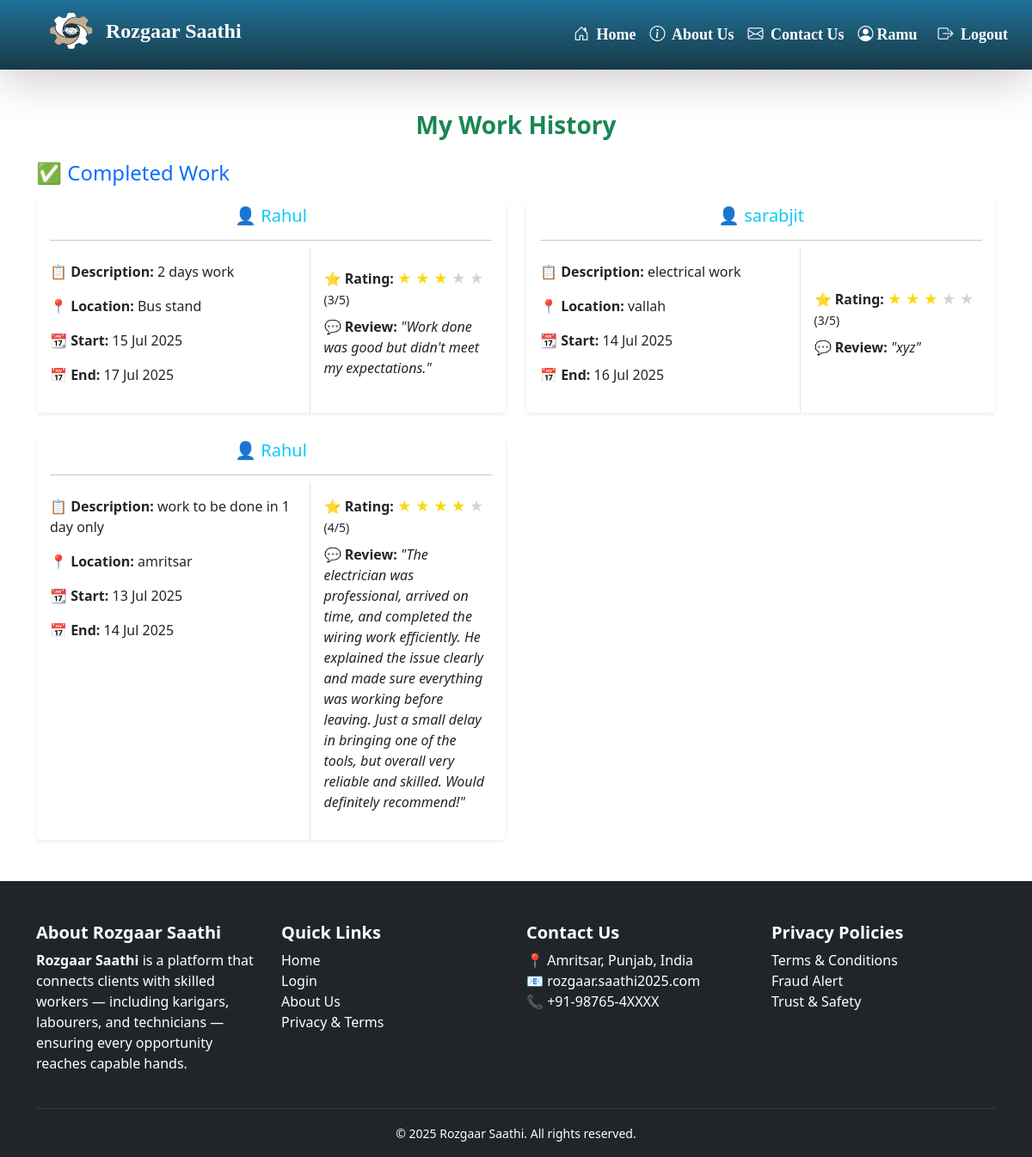
Screenshot of /hunarbaaz/work-history/ (signed in) with the database file from the repository.
### client/models.py (models this page shows, shortened)
class PostRequest(models.Model):
    client = models.ForeignKey(User, on_delete=models.CASCADE, related_name='sent_requests')
    hunarbaaz = models.ForeignKey('hunarbaaz.Hunarbaaz', on_delete=models.CASCADE, related_name='received_requests')
    job_description = models.TextField()
    location = models.CharField(max_length=100)
    start_date = models.DateField(help_text="Start date of the job",null=False,blank=True)
    end_date = models.DateField(help_text="Expected completion date",null=False,blank=True)
    JOB_TYPE_CHOICES = [
        ('residential', 'Residential'),
        ('commercial', 'Commercial'),
    ]
    job_type = models.CharField(max_length=20,choices=JOB_TYPE_CHOICES,default='residential',help_text="Type of job location")
    working_hours = models.PositiveIntegerField(
        null=True,
        blank=True,
        help_text="Estimated total working hours for this job"
    )
    is_accepted = models.BooleanField(null=True, blank=True)  # None = Pending, True = Accepted, False = Rejected
    is_completed = models.BooleanField(default=False)
    is_cancelled = models.BooleanField(default=False, help_text="Whether the client has cancelled the request")
    created_at = models.DateTimeField(auto_now_add=True)
    rating = models.IntegerField(
    validators=[MinValueValidator(1), MaxValueValidator(5)],
    null=True,
    blank=True,
    help_text="Client rating after completion (1 to 5)"
)
    review = models.TextField(null=True, blank=True, help_text="Optional client feedback")

### hunarbaaz/views.py (the view)
# urls.py: path('work-history/', views.work_history, name='work_history'),
@login_required
def work_history(request):
    profile = get_object_or_404(Hunarbaaz, user=request.user)
    completed_jobs = PostRequest.objects.filter(
        hunarbaaz=profile,
        is_completed=True
    ).order_by('-end_date', '-created_at')
    cancelled_jobs = PostRequest.objects.filter(
        hunarbaaz=profile,
        is_cancelled=True
    ).order_by('-end_date', '-created_at')
    return render(request, 'hunarbaaz/work_history.html', {
        'completed_jobs': completed_jobs,
        'cancelled_jobs': cancelled_jobs
    })

### hunarbaaz/templates/hunarbaaz/work_history.html (shortened to what this page needs)
{% extends 'base/base.html' %}
{% block content %}
  <div class="container mt-5 mb-5">
    <h3 class="text-center text-success mb-4">
      {% if user.clientprofile %}
        <b>Work History of {{ user.hunarbaaz.full_name }}</b>
      {% elif user.hunarbaaz %}
        <b>My Work History</b>
      {% else %}
        {{ user.username }}
      {% endif %}
    </h3>
    {% if completed_jobs %}
      <h4 class="text-primary mb-3">✅ Completed Work</h4>
      <div class="row g-4">
        {% for job in completed_jobs %}
          <div class="col-md-6">
            <div class="card shadow-sm border-0">
              <div class="card-header bg-white border-bottom-0">
                <h5 class="text-info text-center mb-1">👤 {{ job.client.username }}</h5>
                <hr class="mb-0" />
              </div>
              <div class="row g-0 align-items-stretch">
                <div class="col-7 border-end">
                  <div class="card-body">
                    <p>
                      <strong>📋 Description:</strong> {{ job.job_description }}
                    </p>
                    <p>
                      <strong>📍 Location:</strong> {{ job.location }}
                    </p>
                    <p>
                      <strong>📆 Start:</strong> {{ job.start_date|date:'d M Y' }}
                    </p>
                    <p>
                      <strong>📅 End:</strong> {{ job.end_date|date:'d M Y' }}
                    </p>
                  </div>
                </div>
                <div class="col-5 d-flex align-items-center">
                  <div class="card-body">
                    {% if job.rating %}
                      <p class="mb-1">
                        <strong>⭐ Rating:</strong>
                        {% for i in '12345'|make_list %}
                          {% if forloop.counter <= job.rating %}
                            <span style="color: gold;">&#9733;</span>
                          {% else %}
                            <span style="color: lightgray;">&#9733;</span>
                          {% endif %}
                        {% endfor %}
                        <small>({{ job.rating }}/5)</small>
                      </p>
                    {% endif %}
                    {% if job.review %}
                      <p class="mt-2">
                        <strong>💬 Review:</strong> <em>"{{ job.review }}"</em>
                      </p>
                    {% else %}
                      <p class="text-muted mt-2">No review given.</p>
                    {% endif %}
                  </div>
                </div>
              </div>
            </div>
          </div>
        {% endfor %}
      </div>
    {% else %}
      <div class="alert alert-info text-center mt-4">No completed jobs yet.</div>
    {% endif %}
  </div>
{% endblock %}

### base/templates/base/base.html (shortened to what this page needs)
{% load static %}
<!DOCTYPE html>
<html lang="en">
<head>
    <link href="https://cdn.jsdelivr.net/npm/bootstrap@5.3.0/dist/css/bootstrap.min.css" rel="stylesheet">
<link rel="stylesheet" href="https://cdnjs.cloudflare.com/ajax/libs/font-awesome/6.5.0/css/all.min.css">
<link href="https://cdn.jsdelivr.net/npm/bootstrap-icons@1.10.5/font/bootstrap-icons.css" rel="stylesheet">
<link rel="stylesheet" href="{% static 'base/css/style.css' %}">
<link rel="stylesheet" href="{% static 'base/css/login.css' %}">
<link href="https://cdn.jsdelivr.net/npm/aos@2.3.4/dist/aos.css" rel="stylesheet">
</head>
<body>
<nav class="navbar navbar-expand-lg navbar-dark shadow-lg">
  <div class="container-fluid" id="navbar-cont">
    <a class="navbar-brand fw-bold fs-4 d-flex align-items-center" href="{% url 'home' %}">
      <img src="{% static 'base/images/logo.png' %}" style="height: 55px; width: 65px;" class="me-2">
      <span class="text-white">Rozgaar Saathi</span>
    </a>
    <div class="collapse navbar-collapse justify-content-end" id="navbarNav">
      <ul class="navbar-nav align-items-center">
        <li class="nav-item">
          <a class="nav-link nav-anim" href="{% url 'home' %}">
            <i class="bi bi-house-door me-1"></i> Home
          </a>
        </li>
        <li class="nav-item">
          <a class="nav-link nav-anim" href="{% url 'about' %}">
            <i class="bi bi-info-circle me-1"></i> About Us
          </a>
        </li>
        <li class="nav-item">
          <a class="nav-link nav-anim" href="{% url 'reviews:contact_review' %}">
            <i class="bi bi-envelope me-1"></i> Contact Us
          </a>
        </li>
        {% if user.is_authenticated %}
          {% if user.clientprofile %}
          <li class="nav-item">
              <a class="nav-link nav-anim" href="{% url 'client:all_profiles' %}">
                <i class="bi bi-people me-1"></i> Browse Hunarbaaz
              </a>
            </li>
            <li class="nav-item">
              <a class="nav-link nav-anim" href="{% url 'client:client_dashboard' %}">
               <i class="bi bi-person-circle me-1"></i> {{ user.username }}
              </a>
            </li>
          {% elif user.hunarbaaz %}
            <li class="nav-item">
              <a class="nav-link nav-anim" href="{% url 'hunarbaaz:hunarbaaz_dashboard' %}">
                <i class="bi bi-person-circle me-1"></i>{{ user.username }}
              </a>
            </li>
          {% endif %}
          <li class="nav-item">
            <form method="post" action="{% url 'logout' %}" class="d-inline">
              <button type="submit" class="btn nav-link nav-anim ms-2">
                <i class="bi bi-box-arrow-right me-1"></i> Logout
              </button>
            </form>
          </li>
        {% else %}
          <li class="nav-item">
            <a class="nav-link nav-anim" href="{% url 'login' %}">
              <i class="bi bi-box-arrow-in-right me-1"></i> Login / Register
            </a>
          </li>
        {% endif %}
      </ul>
    </div>
  </div>
</nav>
{% block content %}{% endblock %}
<footer class="bg-dark text-white pt-5">
  <div class="container">
    <div class="row gy-4">
      <div class="col-md-3 col-sm-6">
        <h5 class="fw-bold">About Rozgaar Saathi</h5>
        <p>
          <strong>Rozgaar Saathi</strong> is a platform that connects clients with skilled workers — including karigars, labourers, and technicians — ensuring every opportunity reaches capable hands.
        </p>
      </div>
      <div class="col-md-3 col-sm-6">
        <h5 class="fw-bold">Quick Links</h5>
        <ul class="list-unstyled">
          <li><a href="{% url 'home' %}" class="text-white text-decoration-none">Home</a></li>
          <li><a href="{% url 'login' %}" class="text-white text-decoration-none">Login</a></li>
          <li><a href="{% url 'about' %}" class="text-white text-decoration-none">About Us</a></li>
          <li><a href="{% url 'privacy_terms' %}" class="text-white text-decoration-none">Privacy & Terms</a></li>
        </ul>
      </div>
      <div class="col-md-3 col-sm-6">
        <h5 class="fw-bold">Contact Us</h5>
        <ul class="list-unstyled">
          <li>📍 Amritsar, Punjab, India</li>
          <li>📧 rozgaar.saathi2025.com</li>
          <li>📞 +91-98765-4XXXX</li>
        </ul>
      </div>
      <div class="col-md-3 col-sm-6">
        <h5 class="fw-bold">Privacy Policies</h5>
        <ul class="list-unstyled">
          <li>Terms & Conditions</li>
          <li>Fraud Alert</li>
          <li>Trust & Safety</li>
        </ul>
      </div>
    </div>
    <hr class="border-secondary mt-4">
    <div class="text-center pb-3">
      <small>&copy; 2025 Rozgaar Saathi. All rights reserved.</small>
    </div>
  </div>
</footer>
</html>

### base/static/base/css/style.css (style rules this page uses)
body { background-color: white; }
ul { z-index: 9999; }
.navbar { background: linear-gradient(to top, #183947, #207298); backdrop-filter: blur(10px); transition: background 0.3s ease-in-out; font-family: chiller; }
.navbar-brand { width: 410px; padding: 0 0 10px 10px; }
#navbarNav { background: none; width: auto; z-index: 9999; position: relative; }
#navbar-cont { padding: 0 20px 0 40px; z-index: 999; }
.navbar-collapse { z-index: 9999; background-color: #212529; }
.navbar-nav .nav-link { font-size: 18px; font-weight: bold; background: none; transition: all 0.3s ease; position: relative; color: white; border-radius: 8px; padding: 8px 16px; display: inline-block; }
.navbar-nav .nav-link::after, .nav-link::after { display: none !important; }

### rows the page displays
PostRequest: client.username "Rahul", job_description "2 days work", location "Bus stand", start_date "15 Jul 2025", end_date "17 Jul 2025", rating "3", review "Work done was good but didn't meet my expectations."
PostRequest: client.username "sarabjit", job_description "electrical work", location "vallah", start_date "14 Jul 2025", end_date "16 Jul 2025", rating "3", review "xyz"
PostRequest: client.username "Rahul", job_description "work to be done in 1 day only", location "amritsar", start_date "13 Jul 2025", end_date "14 Jul 2025", rating "4", review "The electrician was professional, arrived on time, and completed the wiring work efficiently. He explained the issue clearly and made sure everything was working before leaving. Just a small delay in bringing one of the tools, but overall very reliable and skilled. Would definitely recommend!"

### other values shown
{{ user.username }} "Ramu"
